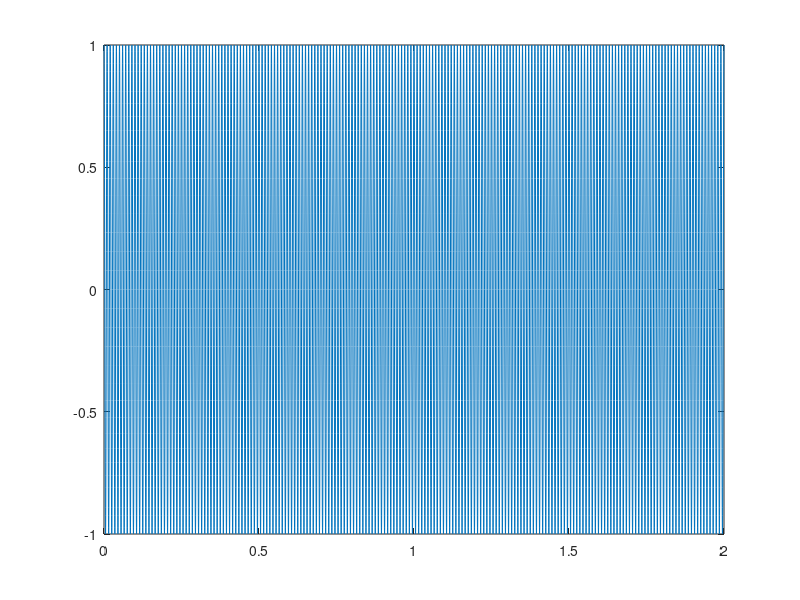

This chart was generated by the following MATLAB code: (Note: this script raises an error after producing the figure.)
Fs = 8e3; 
T = 2; 
t = 0:1/Fs:T;
F = 100;                % Modulating sig. freq.
s_M = cos(2*pi*F*t); 
figure
plot(t, s_M)
Fc = 1.5e3;             % Carrier frequency
s_PM_1 = pmmod(s_M, Fc, Fs, 0.1); 
s_PM_2 = pmmod(s_M, Fc, Fs, 10); 
figure;
subplot(1, 2, 1);
plot(t(1:200), s_PM_1(1:200));
ylim([-1.1 1.1]);
title('\beta=0.1');
subplot(1, 2, 2);
plot(t(1:200), s_PM_2(1:200));
ylim([-1.1 1.1]);
title('\beta=10');

N = floor(length(t)/2);
f = (0:N)/length(t) * Fs; 
spec_PM_1 = fft(s_PM_1); 
spec_PM_2 = fft(s_PM_2);
figure
subplot(1, 2, 1)
plot(f, abs(spec_PM_1(1:N+1)))
title('\beta=0.1')
subplot(1, 2, 2)
plot(f, abs(spec_PM_2(1:N+1)))
title('\beta=10')

f = pmdemod(s_PM_2, Fc, Fs, 10);

figure
plot(t, f); 